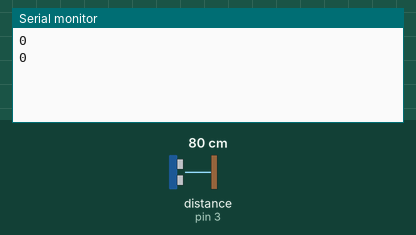
Simulated run of this sketch. Board: Arduino Uno, built with avr-gcc and run on an emulated ATmega328P. Shown: the last lines printed to the serial monitor. Inputs (shaded band) come from the test bench; at power-on: distance to the obstacle (sensor on pin 3) 80 cm. The echo pulse lasts 58.3 µs per cm.

Above: at 1.7 s.
1.8 s: distance to the obstacle (sensor on pin 3) set to 2 cm
At 2.4 s:
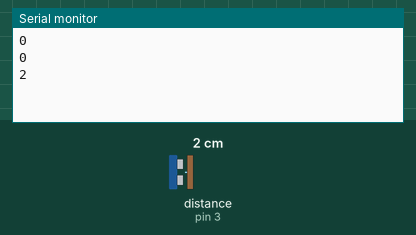
3.3 s: distance to the obstacle (sensor on pin 3) set to 4 cm
At 4.3 s:
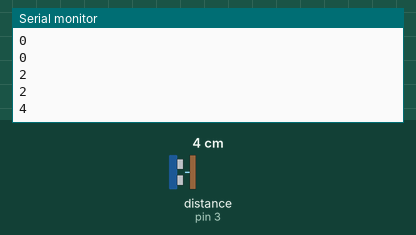
Timing chart, 0 to 6.3 s (numbered marks = the images above; inputs shaded):
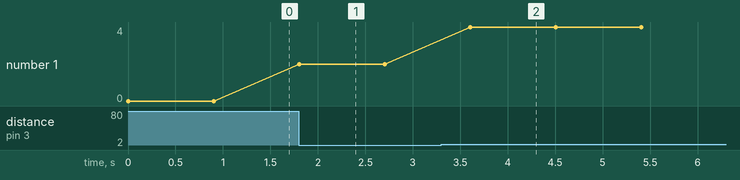

The sketch:

test2.ino
```cpp
#include <NewPing.h>
const int maxDistance = 30;
const int triggerPin = 2;
const int echoPin = 3;
NewPing sonar(triggerPin, echoPin, maxDistance);

void setup()
{
 Serial.begin(9600);
}
void loop()
{
 Serial.println(sonar.ping_cm());
 delay(900);
}

/*#include <Pushbutton.h>
#include <QTRSensors.h>
#include <ZumoReflectanceSensorArray.h>
Pushbutton button(ZUMO_BUTTON); // pushbutton on pin 12
#define NUM_SENSORS 6
unsigned int sensor_values[NUM_SENSORS];
ZumoReflectanceSensorArray reflectanceSensors;
void setup()
{
 Serial.begin(9600);
 reflectanceSensors.init();
 button.waitForButton();
}
void loop()
{
 reflectanceSensors.read(sensor_values); // gives raw values 0-2000
 Serial.print(sensor_values[0]);
 Serial.print(' ');
  Serial.print(sensor_values[1]);
 Serial.print(' ');
  Serial.print(sensor_values[2]);
 Serial.print(' ');
  Serial.print(sensor_values[3]);
 Serial.print(' ');
  Serial.print(sensor_values[4]);
 Serial.print(' ');
 Serial.print(sensor_values[5]);
 Serial.println(' ');
 delay(1000);
}*/
```

Measured:
- after the input at 1.8 s, the serial monitor: prints a new line at once (image 1)
- after the input at 3.3 s, the serial monitor: prints a new line after 0.31 s (image 2)
- plotted number 1: 0 → 2 after the input at 1.8 s, 2 → 4 after the input at 3.3 s
